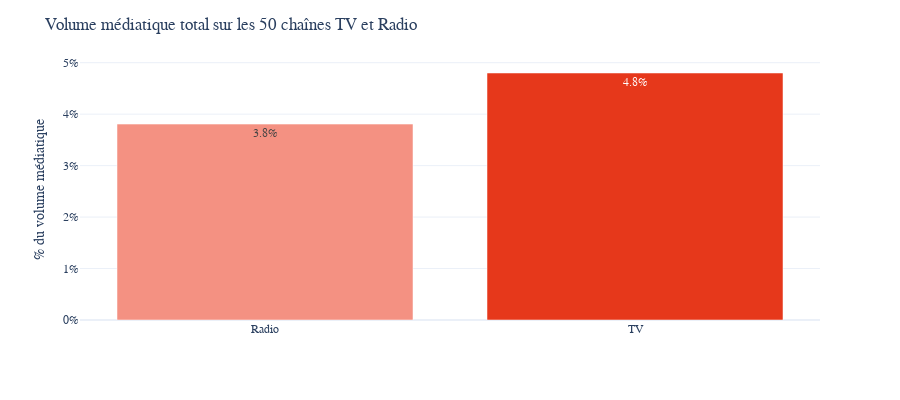
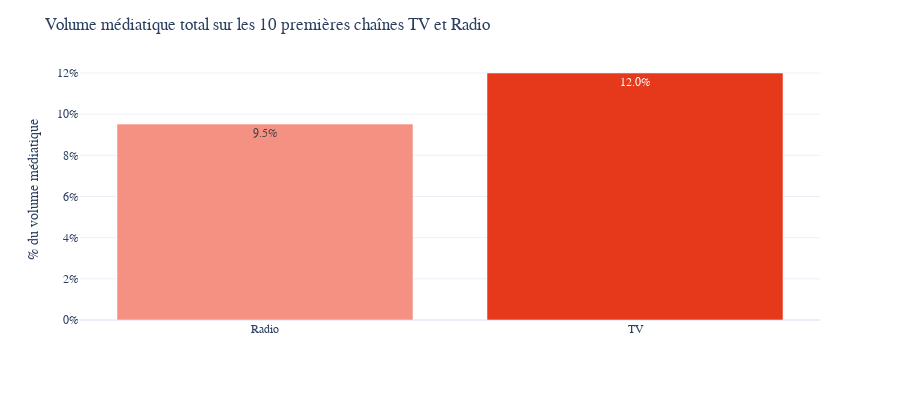

Source (notebook cell) for these figures, in order:
### Markdown cell above
## Analyse 1

### Code cell
# Multiplier = n_mentions * 2 min / (n_channels * 60 minutes * 18h * n_days)
n_days = 1
n_channels = 25 #TV and Radio

media_time = data_total.groupby(["media"]).agg({"count":"sum","channel_name":"nunique"})
media_time["n_channels"] = 25
media_time = media_time.append(pd.DataFrame(media_time.sum(axis = 0).rename("Total")).T)
media_time["media_time"] = media_time["count"] * 2
media_time["total_time"] = media_time["n_channels"] * n_days * 18 * 60
media_time["media_part"] = media_time["media_time"] / media_time["total_time"]

fig = px.bar(media_time.drop("Total").reset_index(),x = "index",y = "media_part",height = 400,text_auto = ".1%")
fig.update_layout(yaxis_tickformat='0%',
                  title = "Volume médiatique total sur les 50 chaînes TV et Radio",
                  font_family="Poppins",yaxis_title="% du volume médiatique",xaxis_title = "")
fig.update_traces(marker_color=["#f49182",'#e6381b'])
fig.show()

# Multiplier = n_mentions * 2 min / (n_channels * 60 minutes * 18h * n_days)
n_days = 1
n_channels = 25 #TV and Radio

data_top10 = data_total.loc[(data_total["channel_name"].isin(top_channels_tv[:10])) | (data_total["channel_name"].isin(top_channels_radio[:10]))]

media_time = data_total.groupby(["media"]).agg({"count":"sum","channel_name":"nunique"})
media_time["n_channels"] = 10
media_time = media_time.append(pd.DataFrame(media_time.sum(axis = 0).rename("Total")).T)
media_time["media_time"] = media_time["count"] * 2
media_time["total_time"] = media_time["n_channels"] * n_days * 18 * 60
media_time["media_part"] = media_time["media_time"] / media_time["total_time"]

fig = px.bar(media_time.drop("Total").reset_index(),x = "index",y = "media_part",height = 400,text_auto = ".1%")
fig.update_layout(yaxis_tickformat='0%',
                  title = "Volume médiatique total sur les 10 premières chaînes TV et Radio",
                  font_family="Poppins",yaxis_title="% du volume médiatique",xaxis_title = "")
fig.update_traces(marker_color=["#f49182",'#e6381b'])
fig.show()

### Figure 1 — Plotly figure (JSON) as saved in the notebook; plotly's stock layout.template omitted (floating-point values rounded to 4 significant figures)
{"data": [{"alignmentgroup": "True", "hovertemplate": "index=%{x}<br>media_part=%{y}<extra></extra>", "legendgroup": "", "marker": {"color": ["#f49182", "#e6381b"], "pattern": {"shape": ""}}, "name": "", "offsetgroup": "", "orientation": "v", "showlegend": false, "textposition": "auto", "texttemplate": "%{y:.1%}", "type": "bar", "x": ["Radio", "TV"], "xaxis": "x", "y": [0.03807, 0.048], "yaxis": "y"}], "layout": {"barmode": "relative", "font": {"family": "Poppins"}, "height": 400, "legend": {"tracegroupgap": 0}, "margin": {"t": 60}, "title": {"text": "Volume médiatique total sur les 50 chaînes TV et Radio"}, "xaxis": {"anchor": "y", "domain": [0, 1], "title": {"text": ""}}, "yaxis": {"anchor": "x", "domain": [0, 1], "tickformat": "0%", "title": {"text": "% du volume médiatique"}}}}

### Figure 2 — Plotly figure (JSON) as saved in the notebook; plotly's stock layout.template omitted (floating-point values rounded to 4 significant figures)
{"data": [{"alignmentgroup": "True", "hovertemplate": "index=%{x}<br>media_part=%{y}<extra></extra>", "legendgroup": "", "marker": {"color": ["#f49182", "#e6381b"], "pattern": {"shape": ""}}, "name": "", "offsetgroup": "", "orientation": "v", "showlegend": false, "textposition": "auto", "texttemplate": "%{y:.1%}", "type": "bar", "x": ["Radio", "TV"], "xaxis": "x", "y": [0.09519, 0.12], "yaxis": "y"}], "layout": {"barmode": "relative", "font": {"family": "Poppins"}, "height": 400, "legend": {"tracegroupgap": 0}, "margin": {"t": 60}, "title": {"text": "Volume médiatique total sur les 10 premières chaînes TV et Radio"}, "xaxis": {"anchor": "y", "domain": [0, 1], "title": {"text": ""}}, "yaxis": {"anchor": "x", "domain": [0, 1], "tickformat": "0%", "title": {"text": "% du volume médiatique"}}}}
